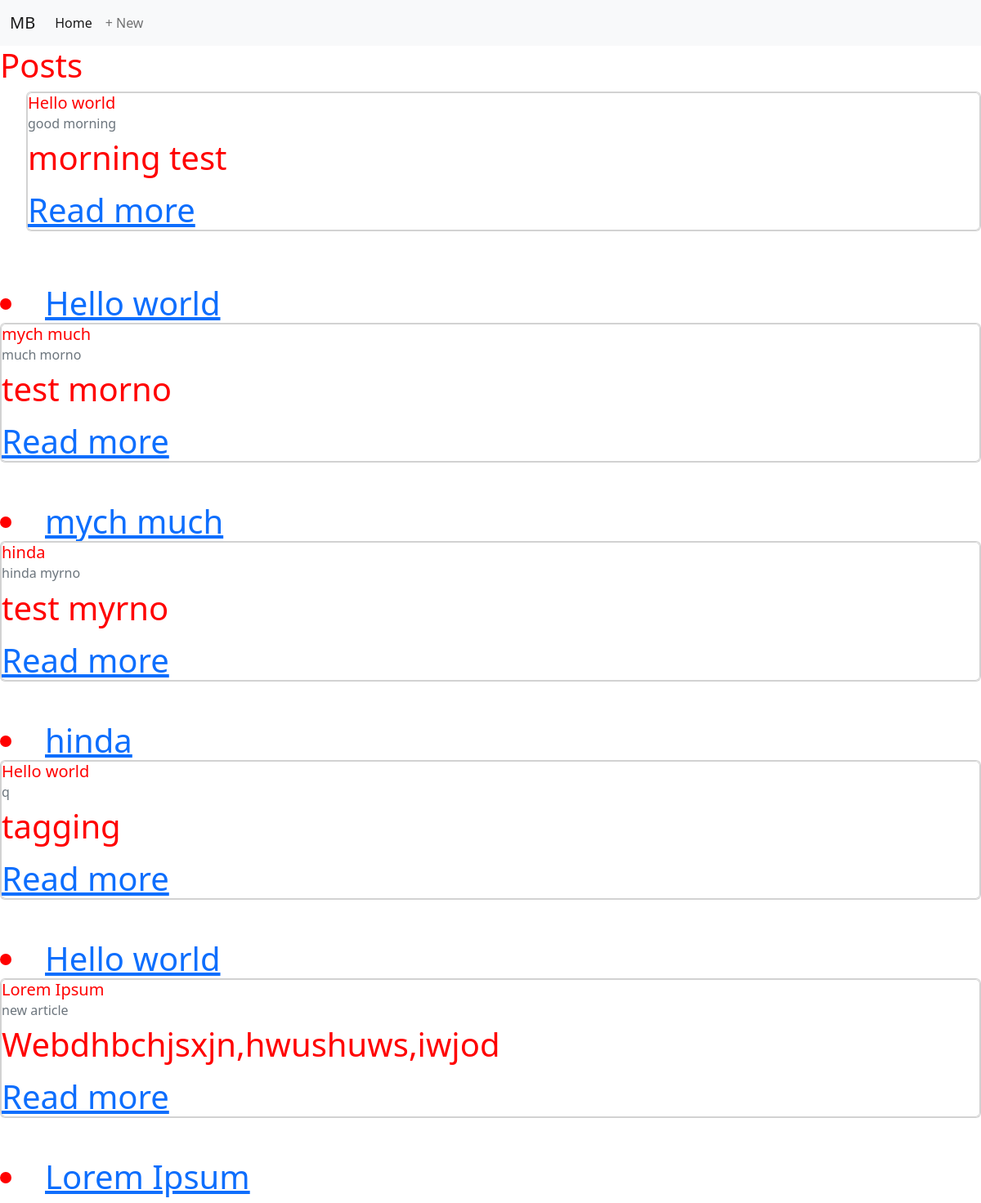
/posts/, run on the app's committed database.
### posts/models.py (models this page shows, shortened)
class Post(models.Model):
    title = models.CharField(max_length=256)
    subtitle = models.CharField(max_length=256)
    body = models.TextField()
    created_on = models.DateTimeField(auto_now_add=True)

### posts/views.py (the view)
# urls.py: path('', PostListView.as_view(), name='list'),
class PostListView(ListView):
    template_name = "posts/list.html"
    model = Post

### templates/posts/list.html (shortened to what this page needs)
{% extends 'base.html' %}
{% block content %}
<h1>Posts<h1>
<ul>
    {% for post in post_list %}
    <div class="card">
        <div class="card">
            <h5 class="card-title">{{ post.title }}</h5>
            <h6 class="card-subtitle mb-2 text-muted">{{ post.subtitle }}</h6>
            <p class="card-text">{{ post.body|truncatechars:500 }}</p>
            <a href="{% url 'detail' post.id %}" class="card-link">Read more</a>
        </div>
    </div>
    <br />
</ul>
        <li>
            <a href="{% url 'detail' post.id %}">{{ post.title }}</a>
        </li>
        {% endfor %}
{% endblock content %}

### templates/base.html (shortened to what this page needs)
{% load static %}
<!DOCTYPE html>
<html lang="en">
<head>
    <link href="https://cdn.jsdelivr.net/npm/bootstrap@5.2.1/dist/css/bootstrap.min.css" rel="stylesheet">
    <link href="{% static 'css/base.css' %}" rel="stylesheet">
    <link rel="stylesheet" href="{% static 'css/base.css' %}">
</head>
<body>
    <nav class="navbar navbar-expand-lg bg-light">
        <div class="container-fluid">
            <a class="navbar-brand" href="{% url 'list' %}">MB</a>
            <div class="collapse navbar-collapse" id="navbarNavAltMarkup">
            <div class="navbar-nav">
                <a class="nav-link active" aria-current="page" href="#">Home</a>
                <a class="nav-link" href="{% url 'new' %}">+ New</a>
            </div>
            </div>
    </nav>
    {% block content %}
    {% endblock content %}
</body>
</html>

### static/css/base.css (style rules this page uses)
h1 { color: red }

### data on the page
Post: title "Hello world", subtitle "good morning", body "morning test"
Post: title "mych much", subtitle "much morno", body "test morno"
Post: title "hinda", subtitle "hinda myrno", body "test myrno"
Post: title "Hello world", subtitle "q", body "tagging"
Post: title "Lorem Ipsum", subtitle "new article", body "Webdhbchjsxjn,hwushuws,iwjod"
